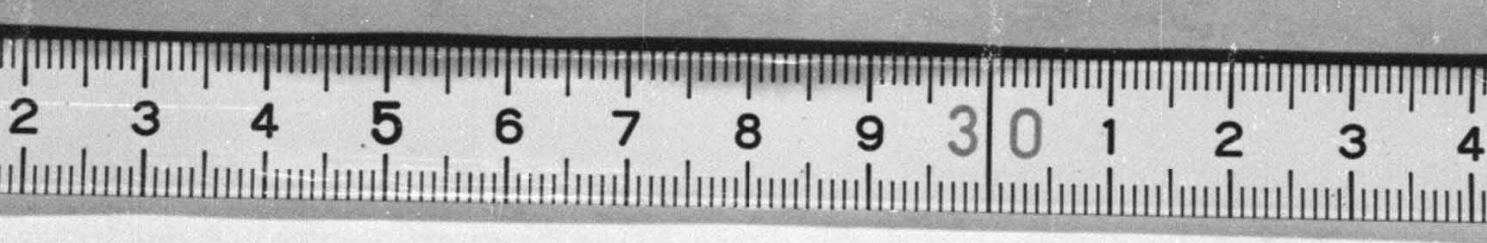
#> input picture data/hi.png, 1487 x 243 px
$ jupyter execute --allow-errors api.ipynb
#> lines starting #> are read from the running program, lines starting #| are printed output that depends on the picture; after the words box and inside, x2 and y2 are one past the last pixel; in counts of white or black regions, pixels touching at a corner belong together
# api

> APIのページです。

[cell 1]
# | default_exp api

[cell 2]
# | hide
from nbdev.showdoc import *

[cell 3]
# | export
import numpy as np
from PIL import Image, ImageFile
ImageFile.LOAD_TRUNCATED_IMAGES = True
import json
import os
from pylsd.lsd import lsd
import cv2
from scipy.signal import argrelmin, argrelmax
from collections import Counter
from statistics import mode
import matplotlib.pyplot as plt
import matplotlib.image as mpimg
import japanize_matplotlib

[cell 4]
# | export
class Ruler:
    def __init__(self, path, tmp_dir = "tmp", isHorizontal = True):
#> called with path = 'data/hi.png', tmp_dir = 'tmp', isHorizontal = True
        self.input_path = path

        img = cv2.imread(self.input_path)
#> img is the input picture: shape (243, 1487, 3); min 9, max 255, mean 173.1
        if isHorizontal:
            img_h, img_w, z = img.shape
        else:
            img_w, img_h, z = img.shape
        self.img_w = img_w
        self.img_h = img_h

        self.tmp_dir = tmp_dir
        self.isHorizontal = isHorizontal
        os.makedirs(tmp_dir, exist_ok=True)
        pass

    # [47 lines left out: function calc2, not called in this run]

    @staticmethod
    def get_line(path):
        sums = Ruler.get_up_down(path)
        x_values, y_values = Ruler.show_freq(sums)

        y_max = max(y_values)
        x_index = y_values.index(y_max)
        # print("x", "y", x_index, y_max)

        return x_index, x_values, y_values

    # 要検討
    @staticmethod
    def get_ws(path):

        img = cv2.imread(path)

        blacks = []

        h, w = img.shape[:2]

        for x in range(w):
            v = img[0][x][0]
            if v >  128:
                pass
            else:
                blacks.append(x)

        freq = {}

        ws = []

        for i in range(len(blacks) - 1):
            w = blacks[i + 1] - blacks[i]

            if w not in freq:
                freq[w] = 0

            freq[w] += 1

            ws.append(w)

        return freq, ws

    # 1より大きい値
    def get_mode_values(values, thres = 1):
        values = [i for i in values if i > thres]
        c = Counter(values)
        values = c.most_common(1)[0]
        return list(values)

    @staticmethod
    def get_mode_value(ws):

        mode_values = Ruler.get_mode_values(ws)
        avg = np.mean(ws)

        d = 10000

        for mode_value in mode_values:
            if abs(mode_value - avg) < d:
                d = abs(mode_value - avg)
                mode_value_ = mode_value

        return mode_value_

    @staticmethod
    def get_pixel_per_mm(ws):


        return Ruler.get_mode_value(ws)

    @staticmethod
    def write_lines(path, output_path, pixelPerMM):

        img = cv2.imread(path)
        h, w = img.shape[:2]
        red_line_img = img.copy()

        i = 0

        while 1:

            x = pixelPerMM * i

            if x > w:
                break

            if i % 10 == 0:
                color = (0, 0, 255)
                size = 3
            else:
                color = (255, 0, 0)
                size = 1

            red_line_img = cv2.line(red_line_img, (x,0), (x,h), color, size)

            i += 1


        cv2.imwrite(output_path, red_line_img)

    # [13 lines left out: function calc, not called in this run]

    @staticmethod
    def rotate(input_path, output_path):
        # Load image, grayscale, Otsu's threshold
        image = cv2.imread(input_path)
        gray = cv2.cvtColor(image, cv2.COLOR_BGR2GRAY)

        gray = 255 - gray

        thresh = cv2.threshold(gray, 0, 255, cv2.THRESH_BINARY + cv2.THRESH_OTSU)[1]

        # Compute rotated bounding box
        coords = np.column_stack(np.where(thresh > 0))
        angle = cv2.minAreaRect(coords)[-1]

        # 要検討
        if angle > 45:

            if angle < -45:
                angle = -(90 + angle)
            else:
                angle = -angle

            angle = 90 + angle

        # Rotate image to deskew
        (h, w) = image.shape[:2]
        center = (w // 2, h // 2)
        M = cv2.getRotationMatrix2D(center, angle, 1.0)
        rotated = cv2.warpAffine(image, M, (w, h), flags=cv2.INTER_CUBIC, borderMode=cv2.BORDER_REPLICATE)

        cv2.imwrite(output_path, rotated)

    def blur(input_path, output_path):
        img = cv2.imread(input_path)
        blur = cv2.blur(img, (3, 3))
        cv2.imwrite(output_path, blur)

    # [36 lines left out: functions canny_s, canny, otsu_s, not called in this run]

    @staticmethod
    def ad_s(input_path, output_path):
        '''
        adaptiveThreshold
        '''

        img = cv2.imread(input_path)
        gray = cv2.cvtColor(img,cv2.COLOR_BGR2GRAY)

        img_otsu = cv2.adaptiveThreshold(
        gray, 255, cv2.ADAPTIVE_THRESH_GAUSSIAN_C,
        cv2.THRESH_BINARY, 51, 20)

        img_otsu = 255- img_otsu

        cv2.imwrite(output_path, img_otsu)

    # [23 lines left out: function otsu, not called in this run]

    @staticmethod
    def skelton_s(input_path, output_path, reverse = False, basic = True):

        img = cv2.imread(input_path)
        gray = cv2.cvtColor(img,cv2.COLOR_BGR2GRAY)

        # 二値画像反転
        # if reverse:
        if not basic:
            gray = cv2.bitwise_not(gray)
            # pass
        # _, gray = cv2.threshold(gray, 0, 255, cv2.THRESH_BINARY | cv2.THRESH_OTSU)


        # skelton = cv2.ximgproc.thinning(gray, thinningType=cv2.ximgproc.THINNING_ZHANGSUEN)
        skelton = cv2.ximgproc.thinning(gray, thinningType=cv2.ximgproc.THINNING_GUOHALL)

        if reverse or True:
            skelton = 255- skelton
            # pass

        cv2.imwrite(output_path, skelton)


    # [103 lines left out: functions skelton, hlsd_s, hlsd, show, not called in this run]

    @staticmethod
    def show_freq(freq, title = None, xlabel = None, ylabel = None):
        x_values = []
        y_values = []

        x_max = max(freq.keys())

        for i in range(x_max):
            x_values.append(i)
            y_values.append(freq.get(i, 0))

        '''
        plt.plot(x_values, y_values)
        if title:
            plt.title(title)

        if xlabel:
            plt.xlabel(xlabel)

        if ylabel:
            plt.ylabel(ylabel)
        '''

        return x_values, y_values

    @staticmethod
    def show_xy(x_values, y_values, title = None, xlabel = None, ylabel = None):
        plt.plot(x_values, y_values)
        if title:
            plt.title(title)

        if xlabel:
            plt.xlabel(xlabel)

        if ylabel:
            plt.ylabel(ylabel)

    @staticmethod
    def write_line(path, output_path, i, isHorizontal = True):
        img = cv2.imread(path)
        h, w = img.shape[:2]

        img_copy = img.copy()

        if isHorizontal:
            for x in range(w):
                img_copy = cv2.line(img_copy, (x, i), (x, i + 1), (0,0,255), 1)
        else:
            for y in range(h):
                img_copy = cv2.line(img_copy, (i, y), (i + 1, y), (0,0,255), 1)

        cv2.imwrite(output_path, img_copy)


    @staticmethod
    def get_up_down(path):
        img = cv2.imread(path)

        h, w, c = img.shape

        x_values = []
        y_values = []

        sums = {}

        isHorizontal = True

        axis_1 = h if isHorizontal else w
        axis_2 = w if isHorizontal else h

        for i in range(axis_1):

            if i not in sums:
                sums[i] = 0

            sum = 0
            previous_value = -1
            for j in range(axis_2):

                if isHorizontal:
                    pixel_value = img[i][j][0]
                else:
                    pixel_value = img[j][i][0]

                if pixel_value > 128:
                    value = 0
                else:
                    value = 1

                if previous_value != value:
                    sum += value

                previous_value = value

            sums[i] += sum

        return sums

    @staticmethod
    def save_row_img(path, output_path, i, isHorizontal = True):
        img = cv2.imread(path)

        h, w, c = img.shape

        if isHorizontal:
            dst = img[i:i+1, 0:w]
        else:
            dst = img[0:h, i:i+1]

        cv2.imwrite(output_path, dst)

    # [57 lines left out: function get_info, not called in this run]

[cell 5]
def show_img(path):
    plt.imshow(mpimg.imread(path),cmap="gray")

#> (a cell that did not finish here is left out)

[cell 7]
# [5 lines of commented-out code are left out]
path = "data/hi.png"
# path = "rotated.jpg"
# path = "data/hi2.png"
# path = "data/hi3.png"
ins = Ruler(path)
plt.imshow(mpimg.imread(path),cmap="gray")

## 傾き補正

#> (a cell that did not finish here is left out)

[cell 9]
rotate_path = "tmp/rotate.jpg"
Ruler.rotate(path, rotate_path)
#> in rotate, `gray = 255 - gray`:
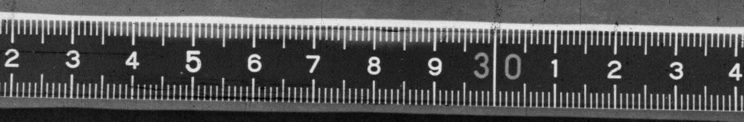
#> gray: shape (243, 1487) (shown at 1/2 size); min 0, max 246, mean 81.9
#> in rotate, `thresh = cv2.threshold(gray, 0, 255, cv2.THRESH_BINARY + cv2.THRESH_OT..`:
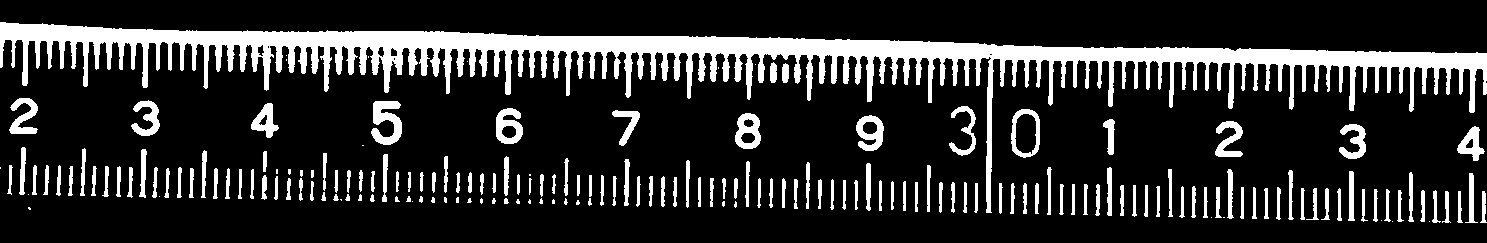
#> thresh: shape (243, 1487); 17.5% white; 188 white regions (38 under 20 px), largest, box (x1, y1, x2, y2) and area: (0, 22, 1487, 213) 42053, (371, 101, 402, 145) 833, (496, 108, 523, 144) 612
#> in rotate, `coords = np.column_stack(np.where(thresh > 0))`: coords = 63393 pairs, first value 22 to 222, second value 0 to 1486
#> in rotate, `angle = cv2.minAreaRect(coords)[-1]`: angle = -1.11
#> in rotate, `M = cv2.getRotationMatrix2D(center, angle, 1.0)`: M = [[1, -0.0194, 2.48], [0.0194, 1, -14.37]]
show_img(rotate_path)

## 平滑か

[cell 10]
blur_path = "tmp/blur.jpg"
Ruler.blur(rotate_path, blur_path)
show_img(blur_path)

## 二値化

#> (a cell that did not finish here is left out)

[cell 12]
otsu_path = "tmp/otsu.jpg"
Ruler.ad_s(blur_path, otsu_path)
show_img(otsu_path)

## 細線化

#> (a cell that did not finish here is left out)

[cell 14]
saisen_path = "tmp/saisen.jpg"
Ruler.skelton_s(otsu_path, saisen_path)
#> in skelton_s, `skelton = cv2.ximgproc.thinning(gray, thinningType=cv2.ximgproc.THINNI..`:
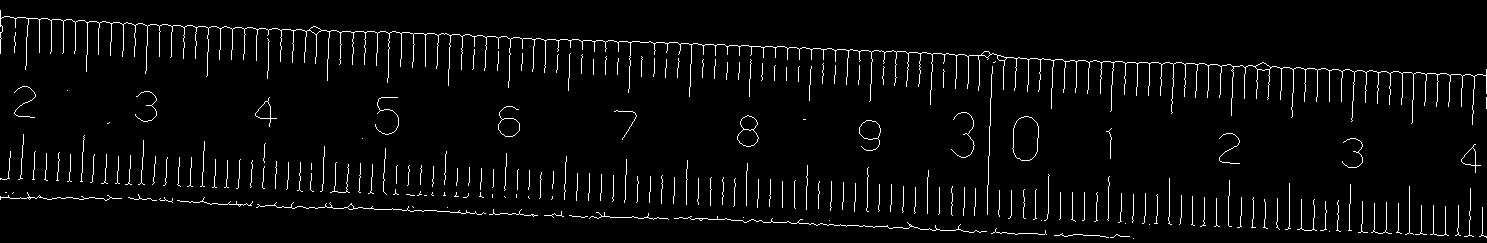
#> skelton: shape (243, 1487); 3.4% white in thin lines or dots
show_img(saisen_path)
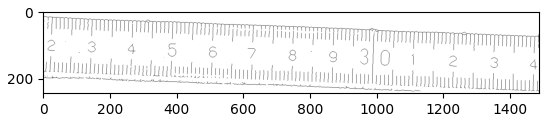
#> figure drawn by matplotlib, 1 panel

## 変化がもっとも多いy軸の値を取得する

#> (a cell that did not finish here is left out)

[cell 16]
x_index, x_values, y_values = Ruler.get_line(saisen_path)
#> in get_up_down, `img = cv2.imread(path)`:
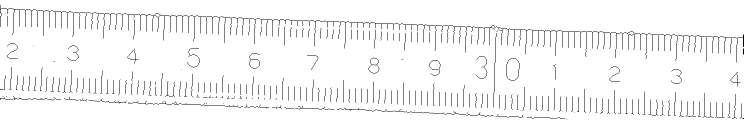
#> img: shape (243, 1487, 3) (shown at 1/2 size); min 0, max 255, mean 246.2
#> after the loop in get_up_down, `for i in range(axis_1):`: sums = 243 items
#> in show_freq, `x_max = max(freq.keys())`: x_max = 242
#> after the loop in show_freq, `for i in range(x_max):`: x_values = 242 values from 0 to 241; y_values = 242 values, max 87 at index 198, min 0 at index 0, mean 40.48
#> in get_line, `x_values, y_values = Ruler.show_freq(sums)`: x_values = 242 values from 0 to 241
#> in get_line, `y_max = max(y_values)`: y_max = 87
#> in get_line, `x_index = y_values.index(y_max)`: x_index = 198
#> x_index = 198; x_values = 242 values from 0 to 241
Ruler.show_xy(x_values, y_values, title="画像のy軸の値と1と0の変化の数の関係", xlabel="画像のy軸の値", ylabel="1と0の変化の数")

## 横線をひく

#> (a cell that did not finish here is left out)

[cell 18]
line_path = "tmp/line.jpg"
Ruler.write_line(saisen_path, line_path, x_index)
#> after the loop in write_line, `for x in range(w):`:
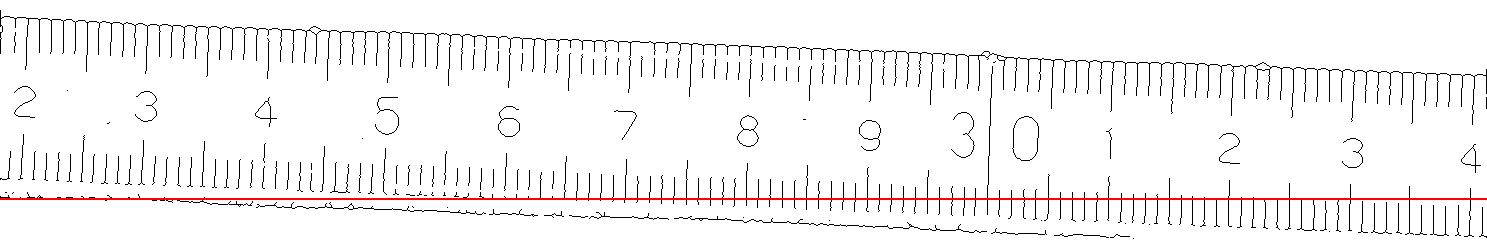
#> img_copy: shape (243, 1487, 3); mean B, G, R 244.2, 244.2, 246.3
show_img(line_path)
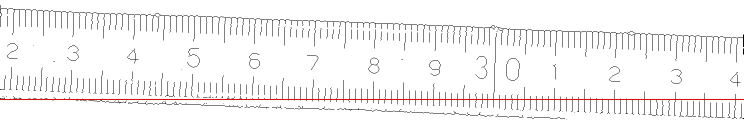
#> shown: shape (243, 1487, 3) (shown at 1/2 size); mean R, G, B 245.9, 244.2, 244.2

#> (a cell that did not finish here is left out)

[cell 20]
row_path = "tmp/row.jpg"
Ruler.save_row_img(saisen_path, row_path, x_index)
#> in save_row_img, `dst = img[i:i+1, 0:w]`: dst = 1487 rows, first 8: [1, 1, 1], [255, 255, 255], [255, 255, 255], [252, 252, 252], [255, 255, 255], [255, 255, 255], [253, 253, 253], [253, 253, 253]
# show_img(row_path)

## 行画像から間隔を取得する

#> (a cell that did not finish here is left out)

[cell 22]
freq, ws = Ruler.get_ws(row_path)
#> in get_ws, `img = cv2.imread(path)`: img = 1487 rows, first 8: [1, 1, 1], [255, 255, 255], [255, 255, 255], [252, 252, 252], [255, 255, 255], [255, 255, 255], [254, 254, 254], [253, 253, 253]
#> the loop in get_ws, `for x in range(w):` made 1487 passes
#> v on passes 1 to 3: 1, 255, 255
#> after the loop in get_ws, `for x in range(w):`: blacks = 147 values from 0 to 1470
#> the loop in get_ws, `for i in range(len(blacks) - 1):` made 146 passes
#> after the loop in get_ws, `for i in range(len(blacks) - 1):`: freq = 18 items; ws = 146 values, max 326 at index 80, min 1 at index 1, mean 10.07
#> freq = 18 items

[cell 23]
x_values, y_values = Ruler.show_freq(freq)
#> x_values = 326 values from 0 to 325; y_values = 326 values, max 60 at index 1, min 0 at index 0, mean 0.445

[cell 24]
Ruler.show_xy(x_values, y_values, title="点の間隔と頻度の関係", xlabel="点の間隔", ylabel="頻度")
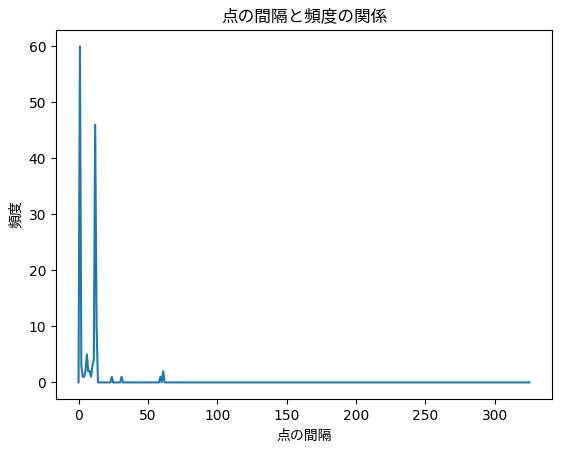
#> figure drawn by matplotlib, 1 panel; curve peaks at x = 1, y = 60

#> (a cell that did not finish here is left out)

[cell 26]
pixelPerMM = Ruler.get_pixel_per_mm(ws)
#> in get_mode_values, `values = [i for i in values if i > thres]`: values = 86 values, max 326 at index 20, min 2 at index 1, mean 16.4
#> in get_mode_values, `c = Counter(values)`: c = 17 items
#> in get_mode_values, `values = c.most_common(1)[0]`: values = (12, 46)
#> in get_mode_value, `mode_values = Ruler.get_mode_values(ws)`: mode_values = [12, 46]
#> in get_mode_value, `avg = np.mean(ws)`: avg = 10.07
#> the loop in get_mode_value, `for mode_value in mode_values:` made 2 passes
#> (mode_value, d, mode_value_) on pass 1: (12, 1.93, 12)
#> after the loop in get_mode_value, `for mode_value in mode_values:`: d = 1.93; mode_value_ = 12
#> pixelPerMM = 12

print("pixelPerMM", pixelPerMM)
#| pixelPerMM 12

[cell 27]
## 結果を表示

#> (a cell that did not finish here is left out)

[cell 29]
result_path = "tmp/result.jpg"
Ruler.write_lines(rotate_path, result_path, pixelPerMM)
#> the loop in write_lines, `while 1: ` made 125 passes
#> x on passes 1 to 8: 0, 12, 24, 36, 48, 60, 72, 84
#> pass 1, in write_lines, `red_line_img = cv2.line(red_line_img, (x,0), (x,h), color, size)`:
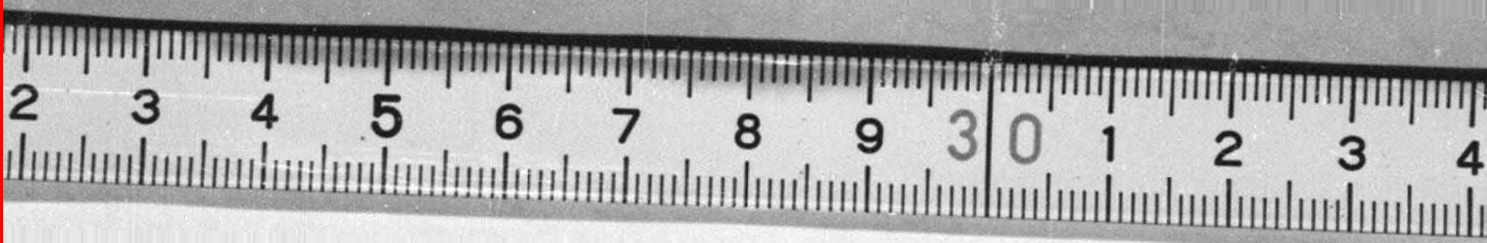
#> red_line_img: shape (243, 1487, 3); mean B, G, R 173.3, 173.3, 173.8
#> after the loop in write_lines, `while 1:`:
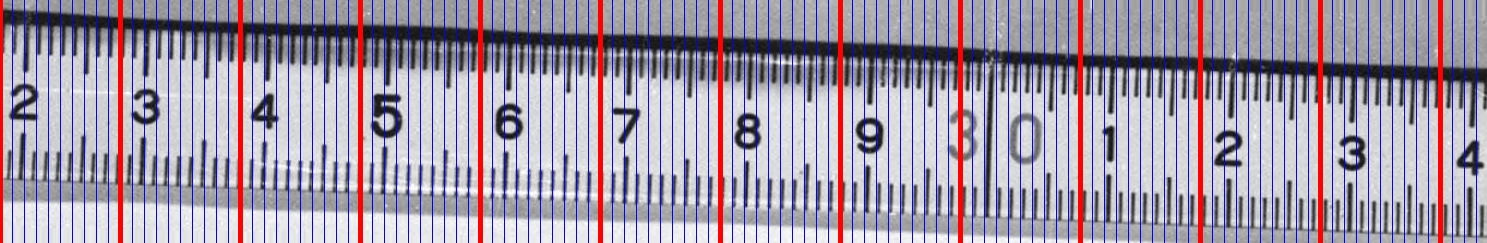
#> red_line_img: shape (243, 1487, 3); mean B, G, R 171.8, 152.8, 163.6
#> after the loop in write_lines, `while 1:`: i = 124
show_img(result_path)

[cell 30]
# | hide
import nbdev; nbdev.nbdev_export()
#> (this line was passed over: nbdev is not available in this run)

$ run again, with data/IiReU.jpeg saved as data/hi.png
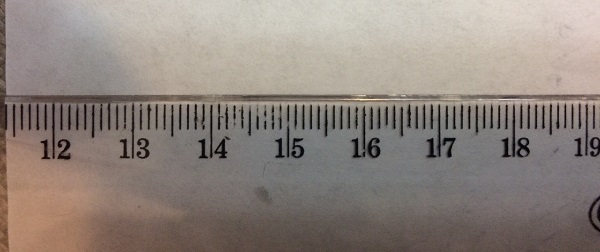
#> input picture data/IiReU.jpeg, 600 x 252 px
#> in __init__, img is the input picture: shape (252, 600, 3); mean B, G, R 126.2, 133.1, 143.4
#> in rotate, `thresh = cv2.threshold(gray, 0, 255, cv2.THRESH_BINARY + cv2.THRESH_OT..`:
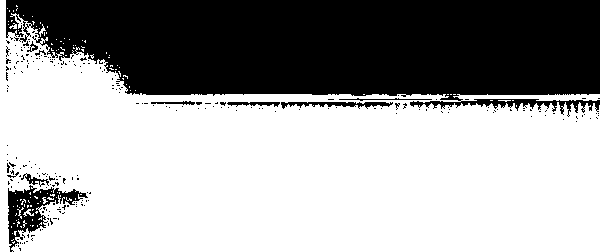
#> thresh: shape (252, 600); 63.4% white; 239 black regions (229 under 20 px), largest, box (x1, y1, x2, y2) and area: (6, 0, 600, 117) 51929, (8, 185, 88, 252) 1719, (281, 102, 393, 109) 417
#> coords = 95900 pairs, first value 0 to 251, second value 0 to 599
#> angle = -90
#> M = [[6.12e-17, -1, 426], [1, 6.12e-17, -174]]
#> after the loop in get_up_down, `for i in range(axis_1):`: sums = 252 items
#> x_max = 251
#> after the loop in show_freq, `for i in range(x_max):`: x_values = 251 values from 0 to 250; y_values = 251 values, max 7 at index 45, min 0 at index 33, mean 1.63
#> in get_line, `x_values, y_values = Ruler.show_freq(sums)`: x_values = 251 values from 0 to 250
#> y_max = 7
#> in get_line, `x_index = y_values.index(y_max)`: x_index = 45
#> `x_index, x_values, y_values = Ruler.get_line(saisen_path)`: x_values = 251 values from 0 to 250
#> dst = 600 rows, first 8: [255, 255, 255], [255, 255, 255], [255, 255, 255], [255, 255, 255], [255, 255, 255], [255, 255, 255], [255, 255, 255], [255, 255, 255]
#> in get_ws, `img = cv2.imread(path)`: img has the same summary as dst in save_row_img
#> the loop in get_ws, `for x in range(w):` made 600 passes
#> v on passes 1 to 3: 255, 255, 255
#> after the loop in get_ws, `for x in range(w):`: blacks = [274, 280, 301, 302, 303, 309, 318, 319, 321, 328]
#> the loop in get_ws, `for i in range(len(blacks) - 1):` made 9 passes
#> w on passes 1 to 8: 6, 21, 1, 1, 6, 9, 1, 2
#> after the loop in get_ws, `for i in range(len(blacks) - 1):`: freq = {6: 2, 21: 1, 1: 3, 9: 1, 2: 1, 7: 1}; ws = [6, 21, 1, 1, 6, 9, 1, 2, 7]
#> `freq, ws = Ruler.get_ws(row_path)`: freq = {6: 2, 21: 1, 1: 3, 9: 1, 2: 1, 7: 1}; ws = [6, 21, 1, 1, 6, 9, 1, 2, 7]
#> `x_values, y_values = Ruler.show_freq(freq)`: x_values = [0, 1, 2, 3, 4, 5, 6, 7, 8, 9, 10, 11, 12, 13, 14, 15, 16, 17, 18, 19, 20]; y_values = [0, 3, 1, 0, 0, 0, 2, 1, 0, 1, 0, 0, 0, 0, 0, 0, 0, 0, 0, 0, 0]
#> in get_mode_values, `values = [i for i in values if i > thres]`: values = [6, 21, 6, 9, 2, 7]
#> in get_mode_values, `c = Counter(values)`: c = {6: 2, 21: 1, 9: 1, 2: 1, 7: 1}
#> in get_mode_values, `values = c.most_common(1)[0]`: values = (6, 2)
#> mode_values = [6, 2]
#> avg = 6
#> the loop in get_mode_value, `for mode_value in mode_values:` made 2 passes
#> (mode_value, d, mode_value_) on pass 1: (6, 0, 6)
#> after the loop in get_mode_value, `for mode_value in mode_values:`: d = 0; mode_value_ = 6
#| pixelPerMM 6
#> the loop in write_lines, `while 1: ` made 102 passes
#> x on passes 1 to 8: 0, 6, 12, 18, 24, 30, 36, 42
#> after the loop in write_lines, `while 1:`: i = 101
#> `[cell 29] result_path = "tmp/result.jpg" Ruler.write_lines(rotate_path..`:
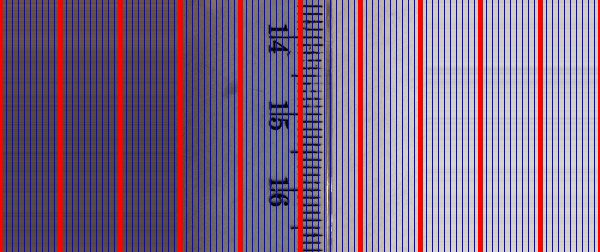
#> shown: shape (252, 600, 3); mean R, G, B 132.4, 105.6, 136.3
